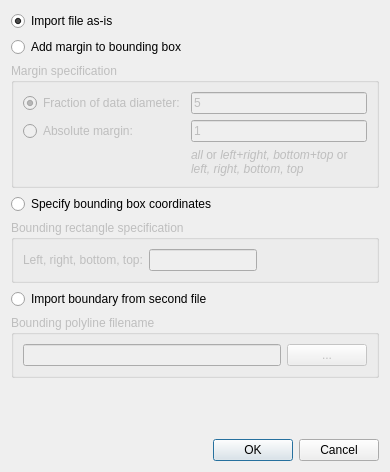
<?xml version="1.0" encoding="UTF-8"?>
<ui version="4.0">
 <class>ImportShapefile</class>
 <widget class="QWidget" name="ImportShapefile">
  <property name="geometry">
   <rect>
    <x>0</x>
    <y>0</y>
    <width>390</width>
    <height>472</height>
   </rect>
  </property>
  <property name="windowTitle">
   <string>Import Shapefile</string>
  </property>
  <layout class="QVBoxLayout" name="verticalLayout">
   <item>
    <widget class="QRadioButton" name="radioImportAsIs">
     <property name="text">
      <string>Import file as-is</string>
     </property>
     <property name="checked">
      <bool>true</bool>
     </property>
     <attribute name="buttonGroup">
      <string notr="true">boundaryStyleGroup</string>
     </attribute>
    </widget>
   </item>
   <item>
    <widget class="QRadioButton" name="radioAddMargin">
     <property name="text">
      <string>Add margin to bounding box</string>
     </property>
     <attribute name="buttonGroup">
      <string notr="true">boundaryStyleGroup</string>
     </attribute>
    </widget>
   </item>
   <item>
    <widget class="QGroupBox" name="marginGroupBox">
     <property name="enabled">
      <bool>false</bool>
     </property>
     <property name="title">
      <string>Margin specification</string>
     </property>
     <layout class="QGridLayout" name="gridLayout">
      <item row="0" column="1">
       <widget class="QLineEdit" name="textMarginFraction">
        <property name="text">
         <string>5</string>
        </property>
       </widget>
      </item>
      <item row="0" column="0">
       <widget class="QRadioButton" name="radioMarginFraction">
        <property name="text">
         <string>Fraction of data diameter:</string>
        </property>
        <property name="checked">
         <bool>true</bool>
        </property>
        <attribute name="buttonGroup">
         <string notr="true">marginStyleGroup</string>
        </attribute>
       </widget>
      </item>
      <item row="1" column="0">
       <widget class="QRadioButton" name="radioManualMargin">
        <property name="text">
         <string>Absolute margin:</string>
        </property>
        <attribute name="buttonGroup">
         <string notr="true">marginStyleGroup</string>
        </attribute>
       </widget>
      </item>
      <item row="1" column="1">
       <widget class="QLineEdit" name="textManualMargin">
        <property name="text">
         <string>1</string>
        </property>
       </widget>
      </item>
      <item row="2" column="1">
       <widget class="QLabel" name="label">
        <property name="font">
         <font>
          <pointsize>9</pointsize>
         </font>
        </property>
        <property name="text">
         <string>&lt;i&gt;all&lt;/i&gt; or &lt;i&gt;left+right, bottom+top&lt;/i&gt; or&lt;br&gt;
 &lt;i&gt;left, right, bottom, top&lt;/i&gt;</string>
        </property>
        <property name="alignment">
         <set>Qt::AlignLeading|Qt::AlignLeft|Qt::AlignVCenter</set>
        </property>
       </widget>
      </item>
     </layout>
    </widget>
   </item>
   <item>
    <widget class="QRadioButton" name="radioManualBounds">
     <property name="text">
      <string>Specify bounding box coordinates</string>
     </property>
     <attribute name="buttonGroup">
      <string notr="true">boundaryStyleGroup</string>
     </attribute>
    </widget>
   </item>
   <item>
    <widget class="QGroupBox" name="groupBox">
     <property name="enabled">
      <bool>false</bool>
     </property>
     <property name="title">
      <string>Bounding rectangle specification</string>
     </property>
     <layout class="QFormLayout" name="formLayout">
      <property name="fieldGrowthPolicy">
       <enum>QFormLayout::FieldsStayAtSizeHint</enum>
      </property>
      <item row="0" column="0">
       <widget class="QLabel" name="boundingBoxLabel">
        <property name="text">
         <string>Left, right, bottom, top:</string>
        </property>
        <property name="buddy">
         <cstring>textManualBounds</cstring>
        </property>
       </widget>
      </item>
      <item row="0" column="1">
       <widget class="QLineEdit" name="textManualBounds"/>
      </item>
     </layout>
    </widget>
   </item>
   <item>
    <widget class="QRadioButton" name="radioCustomBoundary">
     <property name="text">
      <string>Import boundary from second file</string>
     </property>
     <attribute name="buttonGroup">
      <string notr="true">boundaryStyleGroup</string>
     </attribute>
    </widget>
   </item>
   <item>
    <widget class="QGroupBox" name="customBoundaryGroupBox">
     <property name="enabled">
      <bool>false</bool>
     </property>
     <property name="title">
      <string>Bounding polyline filename</string>
     </property>
     <layout class="QHBoxLayout" name="horizontalLayout">
      <item>
       <widget class="QLineEdit" name="textCustomBoundaryFileName"/>
      </item>
      <item>
       <widget class="QPushButton" name="buttonCustomBoundaryFileChooser">
        <property name="text">
         <string>...</string>
        </property>
       </widget>
      </item>
     </layout>
    </widget>
   </item>
   <item>
    <spacer name="verticalSpacer">
     <property name="orientation">
      <enum>Qt::Vertical</enum>
     </property>
     <property name="sizeHint" stdset="0">
      <size>
       <width>20</width>
       <height>40</height>
      </size>
     </property>
    </spacer>
   </item>
   <item>
    <widget class="QDialogButtonBox" name="buttonBox">
     <property name="standardButtons">
      <set>QDialogButtonBox::Cancel|QDialogButtonBox::Ok</set>
     </property>
    </widget>
   </item>
  </layout>
 </widget>
 <tabstops>
  <tabstop>radioImportAsIs</tabstop>
  <tabstop>radioAddMargin</tabstop>
  <tabstop>radioManualBounds</tabstop>
  <tabstop>radioCustomBoundary</tabstop>
  <tabstop>radioMarginFraction</tabstop>
  <tabstop>textMarginFraction</tabstop>
  <tabstop>radioManualMargin</tabstop>
  <tabstop>textManualMargin</tabstop>
  <tabstop>textManualBounds</tabstop>
  <tabstop>textCustomBoundaryFileName</tabstop>
  <tabstop>buttonCustomBoundaryFileChooser</tabstop>
  <tabstop>buttonBox</tabstop>
 </tabstops>
 <resources/>
 <connections>
  <connection>
   <sender>radioAddMargin</sender>
   <signal>toggled(bool)</signal>
   <receiver>marginGroupBox</receiver>
   <slot>setEnabled(bool)</slot>
   <hints>
    <hint type="sourcelabel">
     <x>78</x>
     <y>39</y>
    </hint>
    <hint type="destinationlabel">
     <x>79</x>
     <y>67</y>
    </hint>
   </hints>
  </connection>
  <connection>
   <sender>radioCustomBoundary</sender>
   <signal>toggled(bool)</signal>
   <receiver>customBoundaryGroupBox</receiver>
   <slot>setEnabled(bool)</slot>
   <hints>
    <hint type="sourcelabel">
     <x>80</x>
     <y>311</y>
    </hint>
    <hint type="destinationlabel">
     <x>87</x>
     <y>378</y>
    </hint>
   </hints>
  </connection>
  <connection>
   <sender>radioManualBounds</sender>
   <signal>toggled(bool)</signal>
   <receiver>groupBox</receiver>
   <slot>setEnabled(bool)</slot>
   <hints>
    <hint type="sourcelabel">
     <x>124</x>
     <y>202</y>
    </hint>
    <hint type="destinationlabel">
     <x>125</x>
     <y>233</y>
    </hint>
   </hints>
  </connection>
 </connections>
 <buttongroups>
  <buttongroup name="boundaryStyleGroup"/>
  <buttongroup name="marginStyleGroup"/>
 </buttongroups>
</ui>
